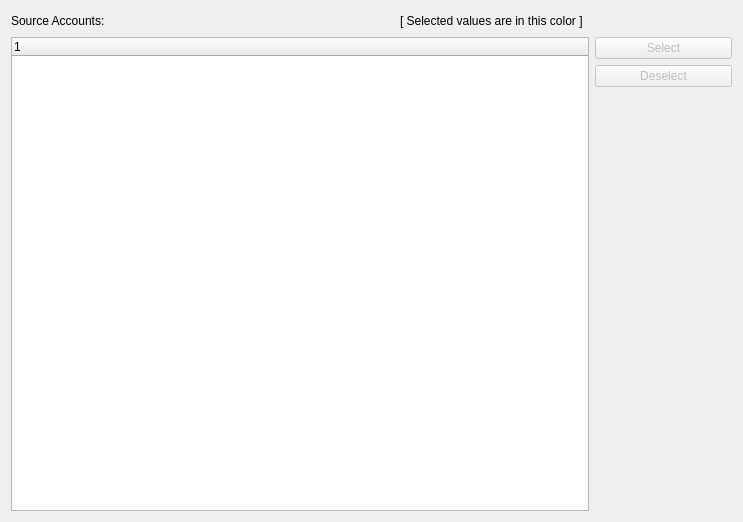
<?xml version="1.0" encoding="UTF-8"?>
<ui version="4.0">
 <comment>This file is part of the xTuple ERP: PostBooks Edition, a free and
open source Enterprise Resource Planning software suite,
Copyright (c) 1999-2018 by OpenMFG LLC, d/b/a xTuple.
It is licensed to you under the Common Public Attribution License
version 1.0, the full text of which (including xTuple-specific Exhibits)
is available at www.xtuple.com/CPAL.  By using this software, you agree
to be bound by its terms.</comment>
 <class>crmaccountMergePickDataPage</class>
 <widget class="QWizardPage" name="crmaccountMergePickDataPage">
  <property name="geometry">
   <rect>
    <x>0</x>
    <y>0</y>
    <width>743</width>
    <height>522</height>
   </rect>
  </property>
  <property name="windowTitle">
   <string>WizardPage</string>
  </property>
  <property name="title">
   <string>Pick the Details to Add to the Target</string>
  </property>
  <property name="subTitle">
   <string>Double-click in the table below to indicate what you want in the final merged Account. Alternatively, click once on values in the table then click Select or Deselect to record your choices. Continue when there is one value highlighted in each column. You can select more than one Notes. You may choose either one Customer or one Prospect, but not one of each.</string>
  </property>
  <layout class="QGridLayout" name="gridLayout">
   <item row="0" column="0">
    <widget class="XLabel" name="_sourcesLit">
     <property name="text">
      <string>Source Accounts:</string>
     </property>
    </widget>
   </item>
   <item row="1" column="0" rowspan="3" colspan="4">
    <widget class="XTreeWidget" name="_sources">
     <property name="selectionMode">
      <enum>QAbstractItemView::MultiSelection</enum>
     </property>
     <property name="selectionBehavior">
      <enum>QAbstractItemView::SelectItems</enum>
     </property>
    </widget>
   </item>
   <item row="1" column="4">
    <widget class="QPushButton" name="_select">
     <property name="enabled">
      <bool>false</bool>
     </property>
     <property name="text">
      <string>Select</string>
     </property>
    </widget>
   </item>
   <item row="2" column="4">
    <widget class="QPushButton" name="_deselect">
     <property name="enabled">
      <bool>false</bool>
     </property>
     <property name="text">
      <string>Deselect</string>
     </property>
    </widget>
   </item>
   <item row="3" column="4">
    <spacer name="verticalSpacer_3">
     <property name="orientation">
      <enum>Qt::Vertical</enum>
     </property>
     <property name="sizeHint" stdset="0">
      <size>
       <width>137</width>
       <height>1</height>
      </size>
     </property>
    </spacer>
   </item>
   <item row="0" column="2">
    <widget class="QLabel" name="_selectedColorIndicator">
     <property name="text">
      <string>[ Selected values are in this color ]</string>
     </property>
    </widget>
   </item>
   <item row="0" column="1">
    <spacer name="horizontalSpacer">
     <property name="orientation">
      <enum>Qt::Horizontal</enum>
     </property>
     <property name="sizeHint" stdset="0">
      <size>
       <width>40</width>
       <height>20</height>
      </size>
     </property>
    </spacer>
   </item>
  </layout>
 </widget>
 <customwidgets>
  <customwidget>
   <class>XLabel</class>
   <extends>QLabel</extends>
   <header>xlabel.h</header>
  </customwidget>
  <customwidget>
   <class>XTreeWidget</class>
   <extends>QTreeWidget</extends>
   <header>xtreewidget.h</header>
   <container>1</container>
  </customwidget>
 </customwidgets>
 <tabstops>
  <tabstop>_sources</tabstop>
  <tabstop>_select</tabstop>
  <tabstop>_deselect</tabstop>
 </tabstops>
 <resources/>
 <connections/>
</ui>
